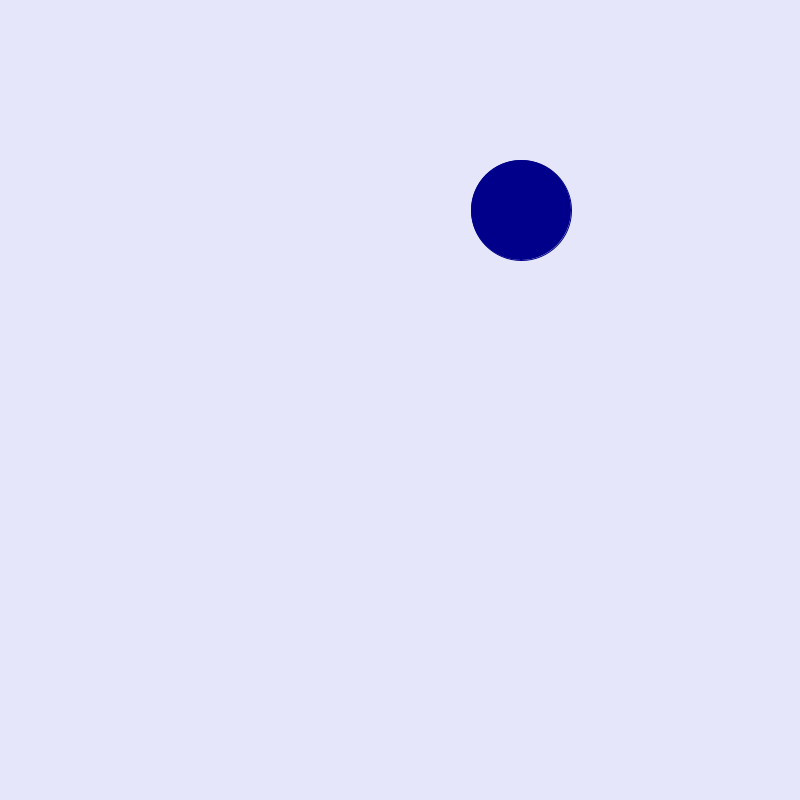
Frame 1 (no input)
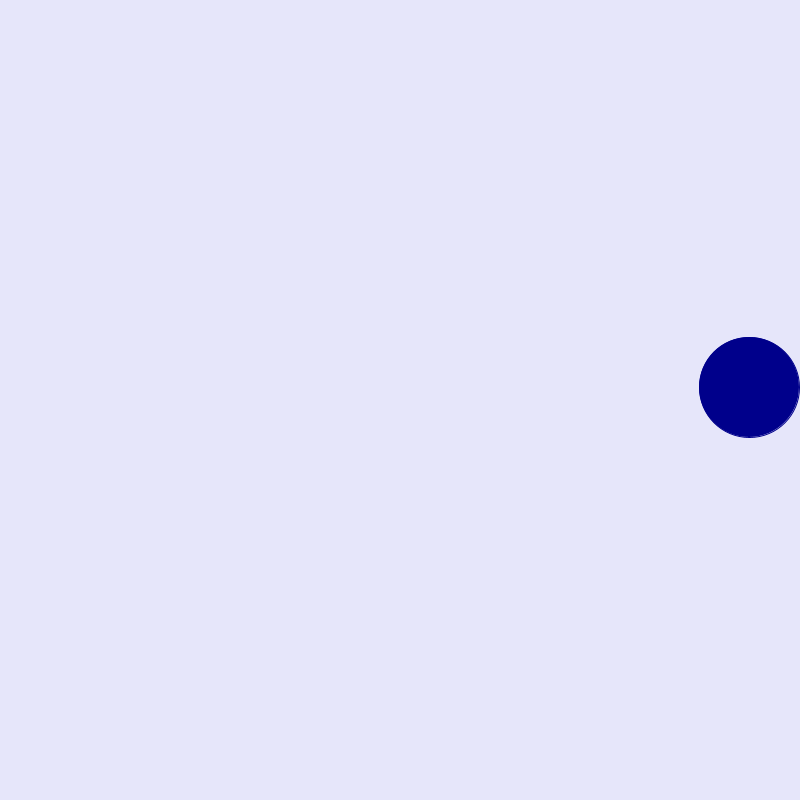
Frame 60 (the mouse pressed at the canvas centre just before this capture)
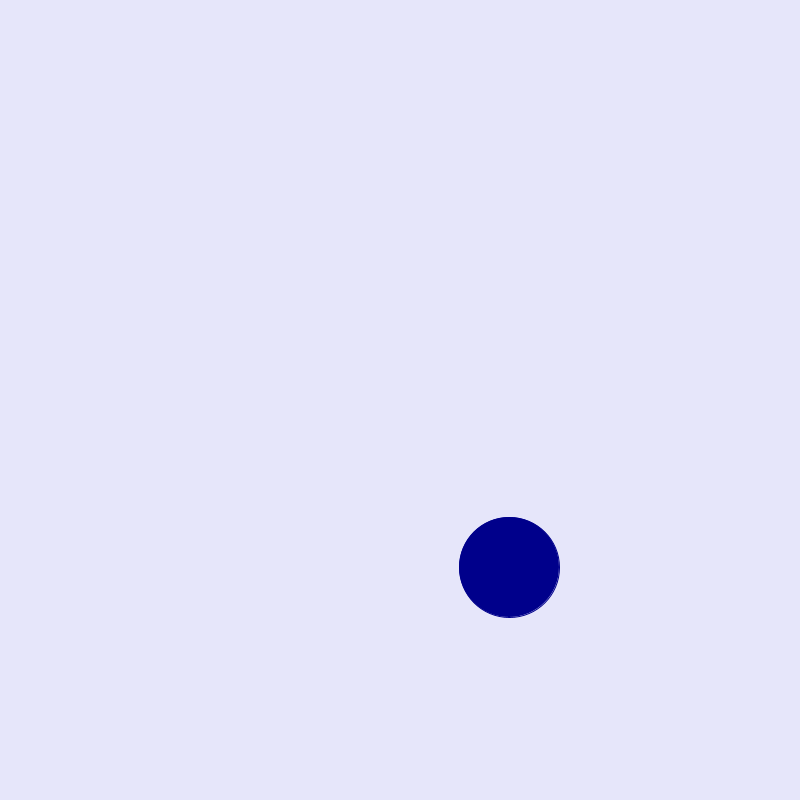
Frame 120 (the mouse held since frame 60 and released just before this capture)

The Processing sketch that drew these frames (run headless with seeded random() and noise(); from frame 60 on, the mouse is pressed at the canvas centre):

// Processing sketch: Bouncing_ball_move
// ── Bouncing_ball_move.pde
Ball b;

void setup(){
  size(800,800);
  b= new Ball();
  b.x=(int)random(width);
  b.y=(int)random(height);
  b.speedX=4;
  b.speedY=3;
  b.radius=50;
}

void draw(){
  background(230,230,250);
  b.move();
  b.draw();
}

// ── Ball.pde
class Ball {
  int x;
  int y;
  int speedX;
  int speedY;
  int radius;  


  void draw() {
    stroke(0, 0, 139);
    fill(0, 0, 139);
    ellipse(x, y, 100, 100);
  }


  void move() {

    x=x+speedX;
    y=y+speedY;

    if (x+radius>=width) {
      speedX=-speedX;
    }

    if (x-radius<=0) {
      speedX=-speedX;
    }

    if (y+radius>=height) {
      speedY=-speedY;
    }
  }
}
